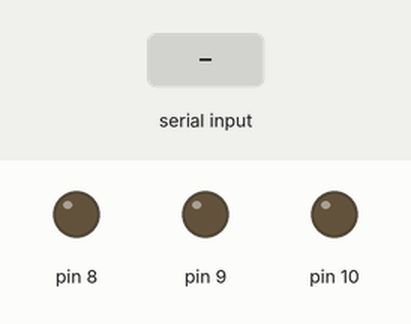
This sketch was run on a simulated Arduino Uno, built with avr-gcc and run on an emulated ATmega328P. Parts: output pins drawn as LEDs (lit = HIGH). The inputs (shaded band) are chosen by the test bench.

Above: at 1.2 s.
1.3 s: "ledRougeOn\n" received over Serial
At 3.2 s:
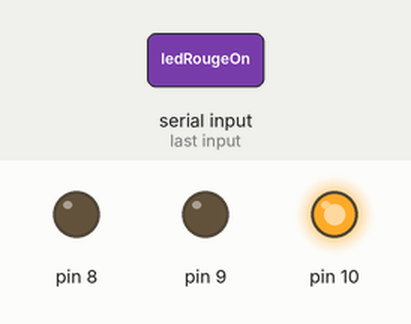
3.8 s: "ledVerteOn\n" received over Serial
At 5.1 s:
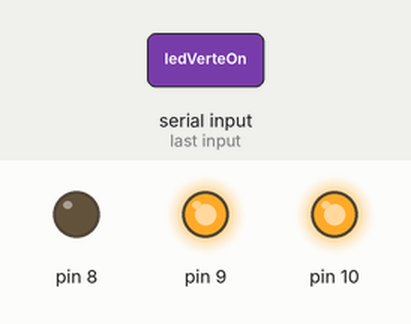
6.3 s: "ledBleuOn\n" received over Serial
At 8.1 s:
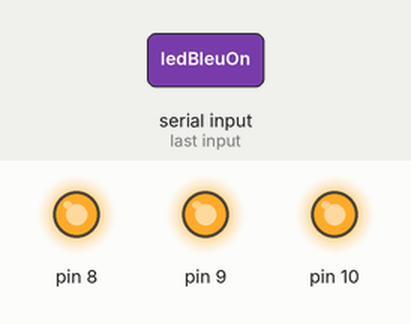
8.8 s: "ledRougeOf\n" received over Serial
At 10.1 s:
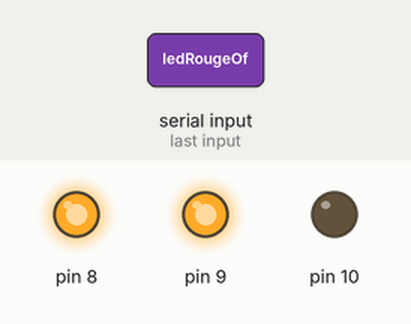
11.3 s: "ledVerteOf\n" received over Serial
At 13.2 s:
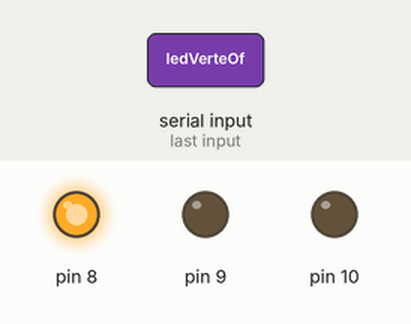
13.8 s: "ledBleuOf\n" received over Serial
At 16.2 s:
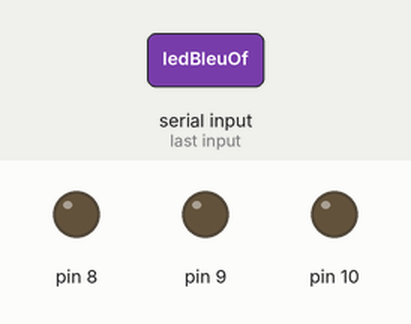
Timing chart, 0 to 17.3 s (numbered marks = the images above; inputs shaded):
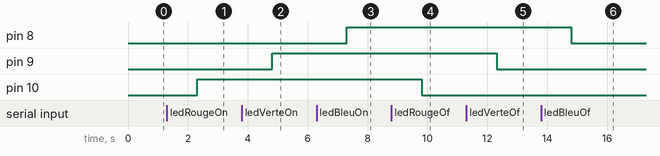

Measured:
- after the input at 1.3 s, pin 10: LOW → HIGH after 1.0 s
- after the input at 3.8 s, pin 9: LOW → HIGH after 1.0 s
- after the input at 6.3 s, pin 8: LOW → HIGH after 1.0 s
- after the input at 8.8 s, pin 10: HIGH → LOW after 1.0 s
- after the input at 11.3 s, pin 9: HIGH → LOW after 1.0 s
- after the input at 13.8 s, pin 8: HIGH → LOW after 1.0 s

The sketch:

seriePython.ino
```cpp
void setup() {
  // initialize both serial ports:
  Serial.begin(9600);
  pinMode(8, OUTPUT);
  pinMode(9, OUTPUT);
  pinMode(10, OUTPUT);}

void loop() {
//  String req = client.readStringUntil('\r');
    String req = Serial.readStringUntil('\r');
    if(req.indexOf("ledRougeOn") != -1){
      digitalWrite(10, HIGH);
    }
     if(req.indexOf("ledVerteOn") != -1){
      digitalWrite(9, HIGH);
    }
     if(req.indexOf("ledBleuOn") != -1){
      digitalWrite(8, HIGH);
    }

    if(req.indexOf("ledRougeOf") != -1){
      digitalWrite(10, LOW);
    }
     if(req.indexOf("ledVerteOf") != -1){
      digitalWrite(9, LOW);
    }
     if(req.indexOf("ledBleuOf") != -1){
      digitalWrite(8, LOW);
    }
}
```
